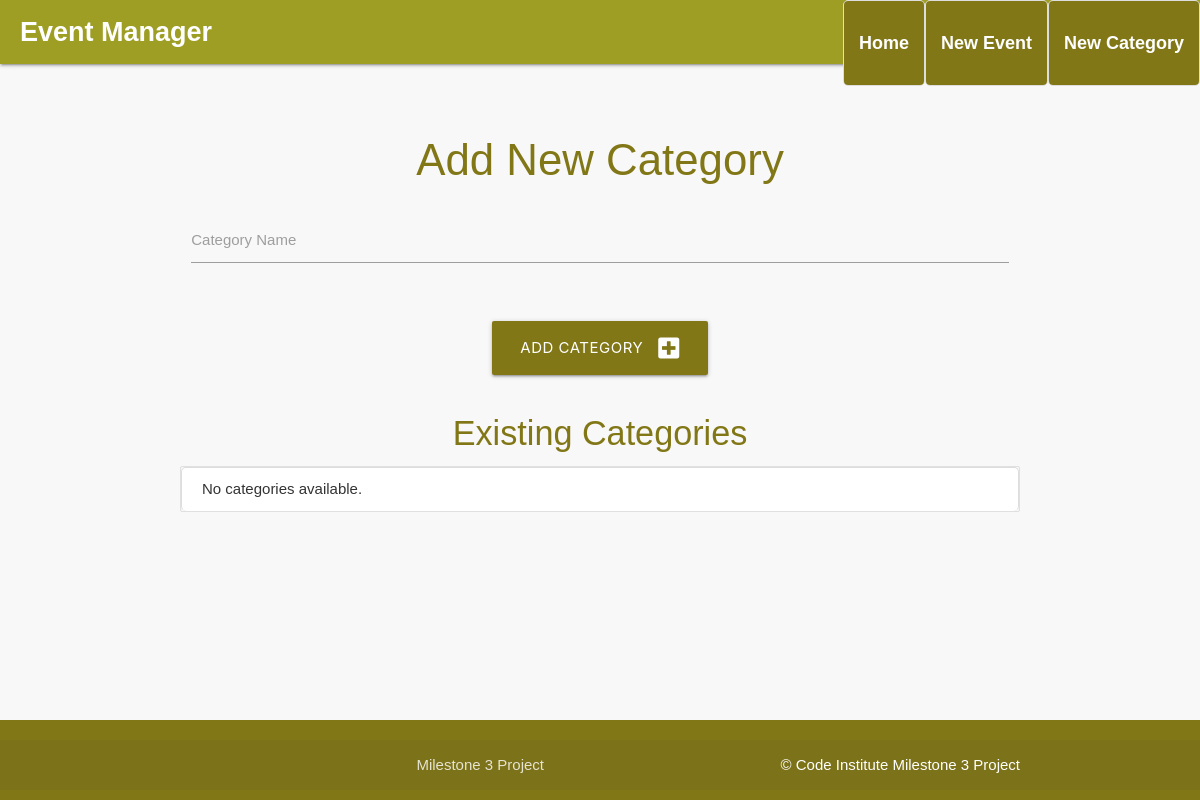
The app's page /add_category, older data.
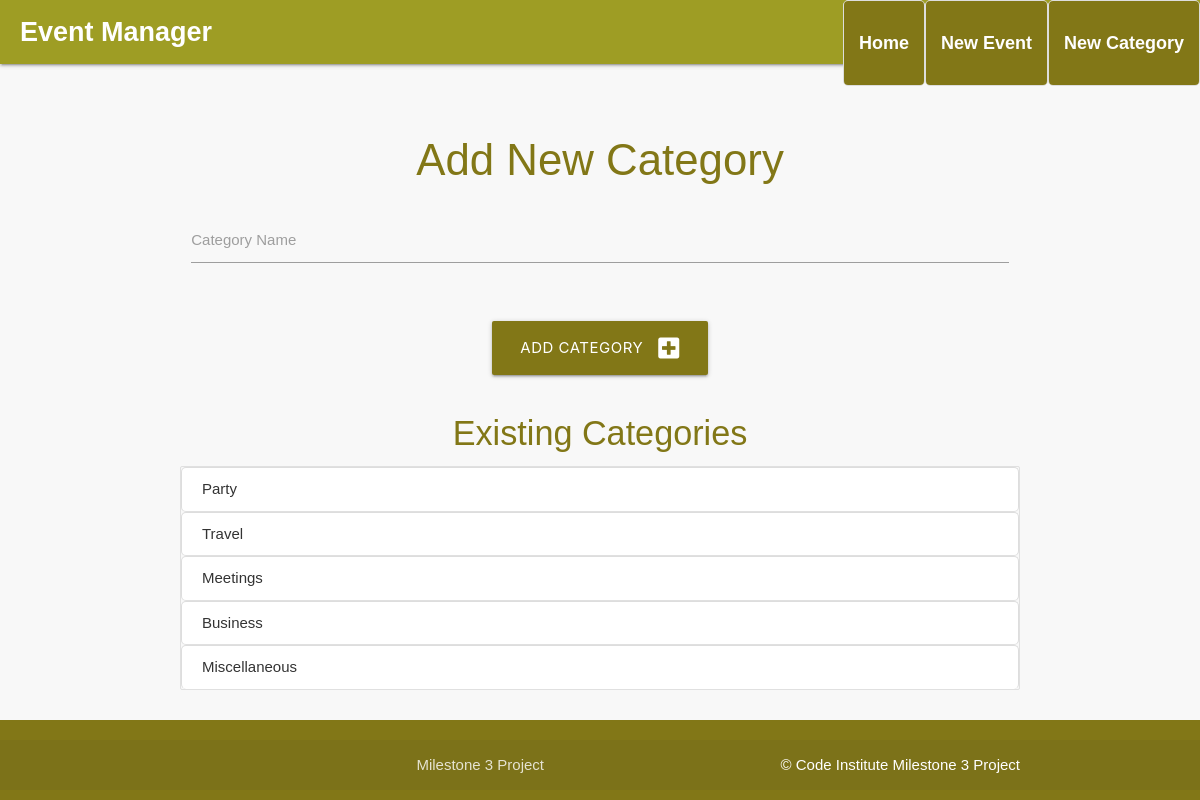
The same page, newer data.
### eventmanager/models.py (models this page shows)
class Category(db.Model):
    id = db.Column(db.Integer, primary_key=True)
    name = db.Column(db.String(50), unique=True, nullable=False)
    events = db.relationship('Event', backref='category', lazy=True)

### eventmanager/routes.py (the view, shortened to what this page needs)
@app.route("/add_category", methods=["GET", "POST"])
def add_category():
    categories = Category.query.all()  # Fetch all categories to display
    return render_template("add_category.html", categories=categories)

### eventmanager/templates/add_category.html (shortened to what this page needs)
{% extends "base.html" %}
{% block content %}
    <h3 class="center-align lime-text text-darken-4">Add New Category</h3>
    <form method="POST" action="{{ url_for('add_category') }}" class="row">
        <div class="input-field col s12">
            <input type="text" name="name" id="name" required>
            <label for="name">Category Name</label>
        </div>
        <div class="row">
            <div class="col s12 center-align">
                <button type="submit" class="btn-large lime darken-4">
                    Add Category <i class="fas fa-plus-square right"></i>
                </button>
            </div>
        </div>
    </form>
    <h4 class="center-align lime-text text-darken-4">Existing Categories</h4>
    <ul class="collection">
        {% for category in categories %}
            <li class="collection-item">
                {{ category.name }}
            </li>
        {% else %}
            <li class="collection-item">No categories available.</li>
        {% endfor %}
    </ul>
{% endblock %}

Row changes from the older to the newer data that the page shows:
added Category: name "Party"
added Category: name "Travel"
added Category: name "Meetings"
added Category: name "Business"
added Category: name "Miscellaneous"
Text that changed along with them:
text no longer shown: "No categories available."
